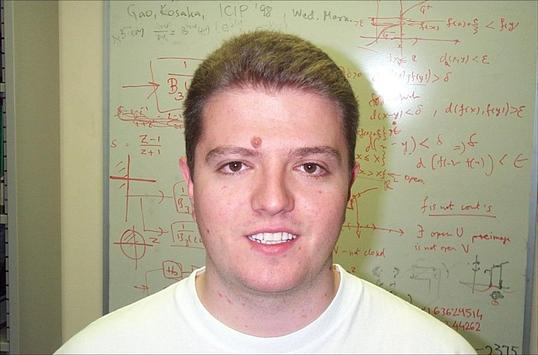
#> input picture 101_ObjectCategories/Faces/image_0066.jpg, 538 x 355 px; its folder holds only this picture in this run
$ python show_pic.py
#> lines starting #> are read from the running program, lines starting #| are printed output that depends on the picture
import os
import random
from PIL import Image

# 数据根目录
root_dir = "101_ObjectCategories"

# 排除背景类
class_dirs = [d for d in os.listdir(root_dir)
              if os.path.isdir(os.path.join(root_dir, d)) and d != "BACKGROUND_Google"]

# 随机从每类中选一张图片
images = []
labels = []

for class_name in sorted(class_dirs):
    class_path = os.path.join(root_dir, class_name)
    img_list = os.listdir(class_path)
    if img_list:
        img_name = random.choice(img_list)
        img_path = os.path.join(class_path, img_name)
        try:
            img = Image.open(img_path).convert("RGB")
#> img is the input picture: PIL image 538x355 RGB; mean R, G, B 173.5, 163.4, 141.4
            images.append(img)
            labels.append(class_name)
        except:
            continue  # 跳过损坏图像

# 自定义每行多少列
cols = 10
rows = (len(images) + cols - 1) // cols
#> rows = 1

# 计算每列最大宽度，每行最大高度
col_widths = [0] * cols
row_heights = [0] * rows
#> row_heights = [0]

for idx, img in enumerate(images):
    row, col = divmod(idx, cols)
    w, h = img.size
    col_widths[col] = max(col_widths[col], w)
    row_heights[row] = max(row_heights[row], h)
#> this loop made 2 passes
#> (row, col, w, h) on passes 1 to 2: (0, 0, 538, 355), (0, 1, 282, 308)
#> after the loop, col_widths = [538, 282, 0, 0, 0, 0, 0, 0, 0, 0]; row_heights = [355]

# 计算总画布大小
canvas_width = sum(col_widths)
#> canvas_width = 820
canvas_height = sum(row_heights)
#> canvas_height = 355

# 创建白色画布
canvas = Image.new("RGB", (canvas_width, canvas_height), (255, 255, 255))
#> canvas: PIL image 820x355 RGB; every value is 255

# 逐图粘贴
x_offsets = [0] * cols
y_offsets = [0] * rows
#> y_offsets = [0]
for c in range(1, cols):
    x_offsets[c] = x_offsets[c-1] + col_widths[c-1]
#> after the loop, x_offsets = [0, 538, 820, 820, 820, 820, 820, 820, 820, 820]
for r in range(1, rows):
    y_offsets[r] = y_offsets[r-1] + row_heights[r-1]

for idx, img in enumerate(images):
    row, col = divmod(idx, cols)
    x = x_offsets[col]
    y = y_offsets[row]
    canvas.paste(img, (x, y))
#> this loop made 2 passes
#> (row, col, x, y) on passes 1 to 2: (0, 0, 0, 0), (0, 1, 538, 0)
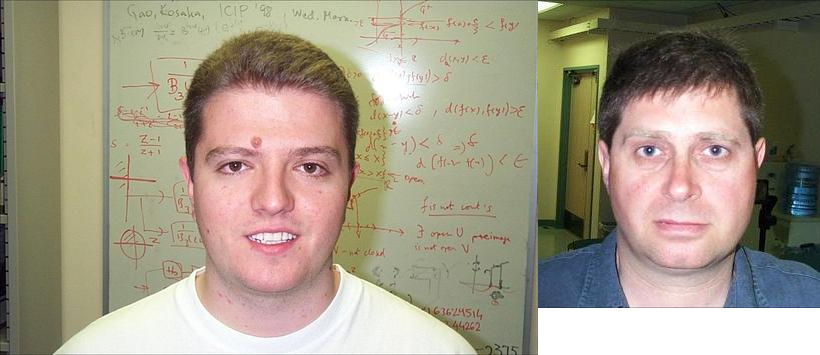
#> canvas: PIL image 820x355 RGB; mean R, G, B 160.5, 151.5, 133.4

# 保存或显示结果
canvas.save("caltech101_collage_rawsize.jpg")
canvas.show()
